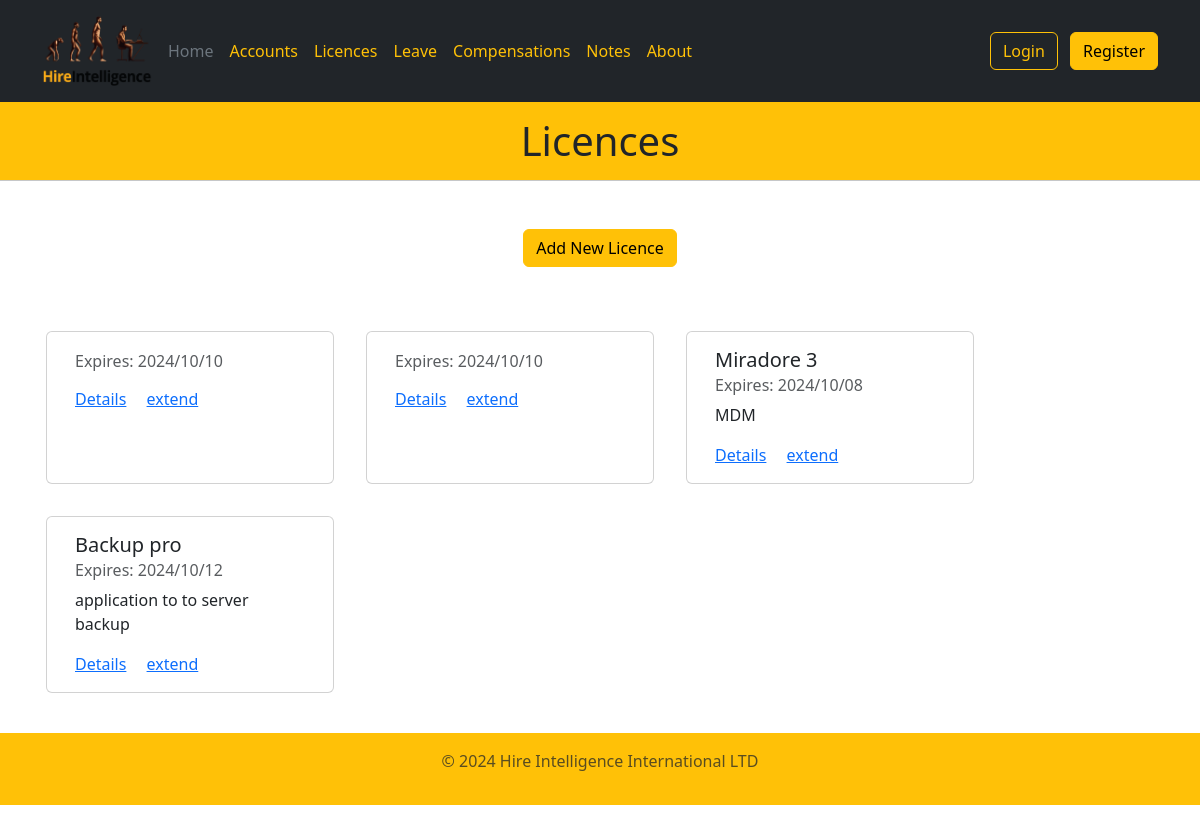
/licences, run on an earlier commit of the app's database.
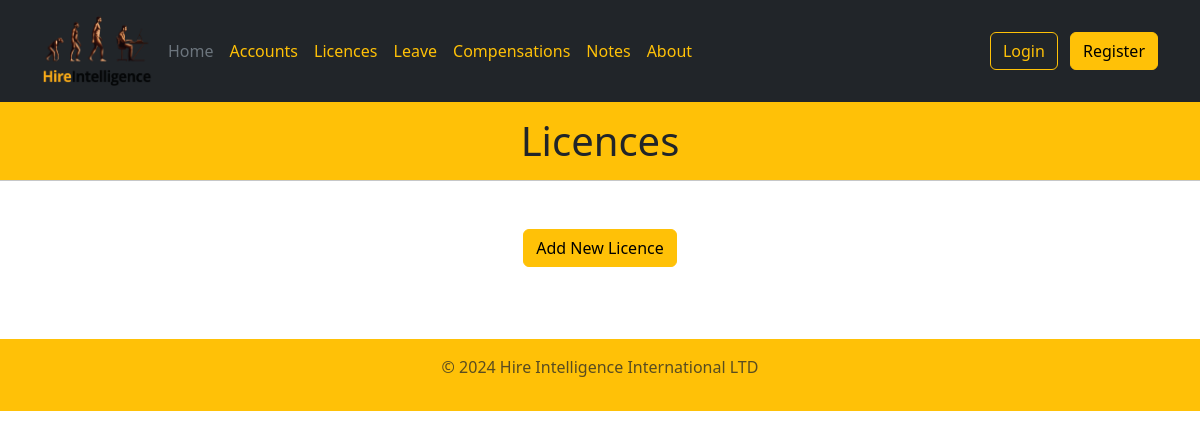
And on a later commit of the database.
### models.py (models this page shows)
class Licence(db.Model):
    id = db.Column(db.Integer, primary_key=True, autoincrement=True)
    date = db.Column(db.DateTime(timezone=True))
    product_name = db.Column(db.String)
    agreement = db.Column(db.String)
    product_detail = db.Column(db.String)
    usage = db.Column(db.String)
    mac = db.Column(db.Boolean)
    windows = db.Column(db.Boolean)
    android = db.Column(db.Boolean)
    ios = db.Column(db.Boolean)
    unix = db.Column(db.Boolean)
    portal_url = db.Column(db.String)
    activation_key = db.Column(db.String)
    username = db.Column(db.String)
    password = db.Column(db.String)
    purchased_by = db.Column(db.String)
    purchased_date = db.Column(db.DateTime(timezone=True))
    purchase_method = db.Column(db.String)
    expiration_date = db.Column(db.DateTime(timezone=True))
    auto_renew = db.Column(db.Boolean)
    cost = db.Column(db.Float)
    currency = db.Column(db.String)

### views.py (the view)
    @app.route("/licences", methods=("GET", "POST"))
    def licences():
        licence_list = list(Licence.query.all())
        return render_template("licences.html", title="Licences",
            year=datetime.now().year, licence_list=licence_list)

### templates/licences.html (shortened to what this page needs)
{% extends "base.html" %}  {% block content %}
<h1 class="text-center">{{title}}</h1>
<hr />
<div class="container">
<div class="mt-5 d-flex justify-content-center m-5">
    <a href="{{url_for('add_licence')}}">
        <button class="btn btn-warning">Add New Licence</button>
    </a>
</div>
<div class="row">
    {% for item in licence_list %}
    <div class="card m-3" style="width: 18rem;">
        <div class="card-body">
          <h5 class="card-title">{{item.product_name}}</h5>
          <h6 class="card-subtitle mb-2 text-muted">
            Expires: {{item.expiration_date.strftime("%Y/%m/%d")}}</h6>
          <p class="card-text">{{item.product_detail}}</p>
          <a href="#" class="card-link">Details</a>
          <a href="#" class="card-link">extend</a>
        </div>
      </div>
    {% endfor %}
</div>
</div>
{% endblock %}
{% block year %} {{year}} {% endblock %}

### templates/base.html (shortened to what this page needs)
<!DOCTYPE html>
<html lang="en">
  <head>
    <link
      rel="stylesheet"
      href="https://cdn.jsdelivr.net/npm/bootstrap@5.3.2/dist/css/bootstrap.min.css"
    />
    <link rel="stylesheet" href="../static/style/style.css">
    {% from 'bootstrap5/form.html' import render_form %}
  </head>
  <body>
    <header class="p-3 text-bg-dark">
      <div class="container">
        <div
          class="d-flex flex-wrap align-items-center justify-content-center justify-content-lg-start"
        >
          <a
            href="/"
            class="d-flex align-items-center mb-2 mb-lg-0 text-white text-decoration-none"
          >
          <img
          src="{{ url_for('static', filename='images/Hire Intelligence - Logo Design.png') }}"
          alt="Logo"
          width="110"
          height="70"
          class="me-2"
        />
          </a>
          <ul
            class="nav col-12 col-lg-auto me-lg-auto mb-2 justify-content-center mb-md-0"
          >
            <li>
              <a href="{{url_for('home')}}" class="nav-link px-2 text-secondary"
                >Home</a
              >
            </li>
            <li>
              <a href="{{url_for('accounts')}}" class="nav-link px-2 text-warning"
                >Accounts</a
              >
            </li>
            <li>
              <a
                href="{{url_for('licences')}}"
                class="nav-link px-2 text-warning"
                >Licences</a
              >
            </li>
              <a
                href="{{url_for('leave')}}"
                class="nav-link px-2 text-warning"
                >Leave</a
              >
            <li>
              <a
                href="{{url_for('compensation')}}"
                class="nav-link px-2 text-warning"
                >Compensations</a
              >
            </li>
            <li>
              <a
                href="{{url_for('notes')}}"
                class="nav-link px-2 text-warning"
                >Notes</a
              >
            </li>
            <li>
              <a href="{{url_for('about')}}" class="nav-link px-2 text-warning"
                >About</a
              >
            </li>
          </ul>
          <div class="text-end">
            {% if current_user.username %}
            <span class="fw-bold d-flex align-items-center">
              {{current_user.username | capitalize}} &nbsp;
            </span>
            <button type="button" class="btn btn-outline-warning me-2">Logout</button>
            {% else %}
            <a href="{{url_for('login')}}"><button type="button" class="btn btn-outline-warning me-2">Login</button></a>
            <a href="{{url_for('register')}}"><button type="button" class="btn btn-warning">Register</button></a>
            {% endif %}
          </div>
        </div>
      </div>
    </header>
    {% block content %} {% endblock %}
    <footer class="py-3 my-4" >
      <p class="text-center text-body-secondary">© {% block year %} {% endblock %} Hire Intelligence International LTD</p>
    </footer>
  </body>
</html>

### static/style/style.css (style rules this page uses)
h1 { background-color: #ffc107; margin: 0px; padding: 15px; }
hr { background-color: #ffc107; margin : 0px; }
footer { background-color: #ffc107; margin-bottom: 0px; }

What changed in the data, as far as the page shows it:
removed Licence: expiration_date "2024/10/10"
removed Licence: expiration_date "2024/10/10"
removed Licence: product_name "Miradore 3", expiration_date "2024/10/08", product_detail "MDM"
removed Licence: product_name "Backup pro", expiration_date "2024/10/12", product_detail "application to to server backup"
